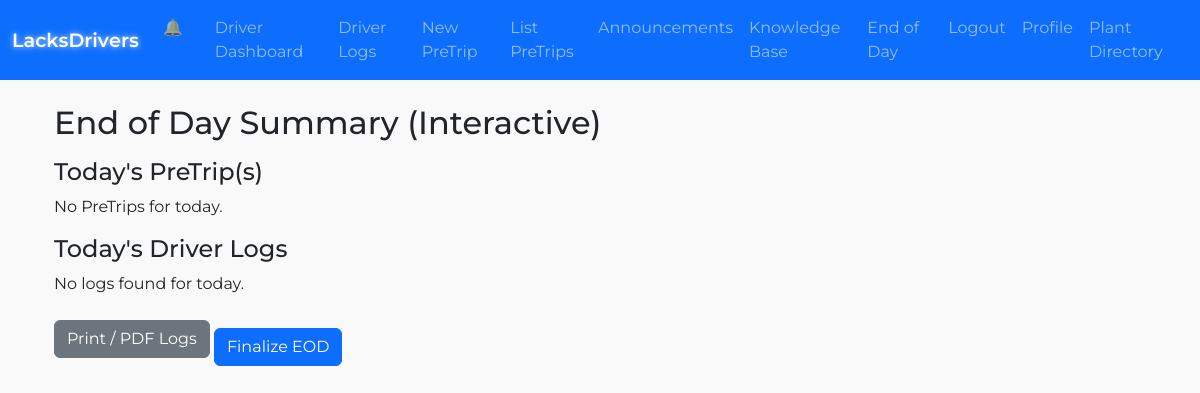
The page /end_of_day_summary (signed in) on the database as committed earlier.
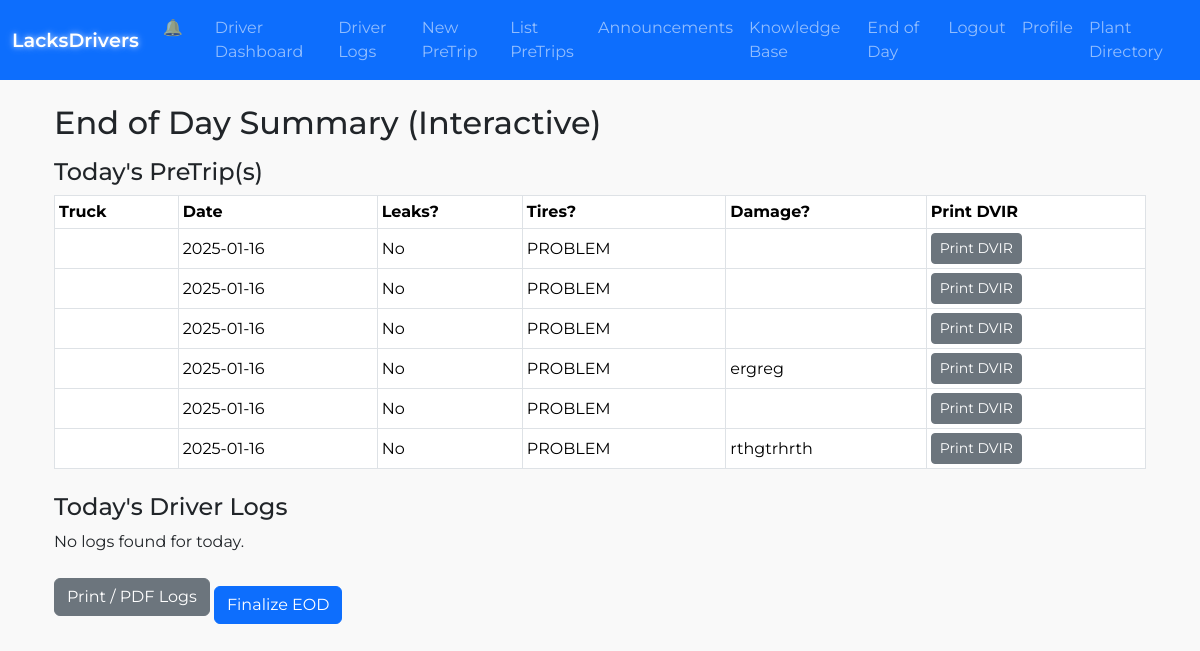
The same page on the database as committed later.
### lacksdrivers.py (models this page shows)
class PreTrip(db.Model):
    __tablename__ = "pretrip"
    id = db.Column(db.Integer, primary_key=True)
    user_id = db.Column(db.Integer, db.ForeignKey("user.id"), nullable=False)
    truck_number = db.Column(db.String(50))
    trailer_number = db.Column(db.String(50))
    pretrip_date = db.Column(db.Date, default=date.today)
    shift = db.Column(db.String(10))
    start_mileage = db.Column(db.Integer)
    cab_doors_windows = db.Column(db.Boolean, default=False)
    body_doors = db.Column(db.Boolean, default=False)
    oil_leak = db.Column(db.Boolean, default=False)
    grease_leak = db.Column(db.Boolean, default=False)
    coolant_leak = db.Column(db.Boolean, default=False)
    fuel_leak = db.Column(db.Boolean, default=False)
    gc_no_defects = db.Column(db.Boolean, default=False)
    gauges_warning = db.Column(db.Boolean, default=False)
    wipers = db.Column(db.Boolean, default=False)
    horn = db.Column(db.Boolean, default=False)
    heater_defroster = db.Column(db.Boolean, default=False)
    mirrors = db.Column(db.Boolean, default=False)
    seat_belts_steering = db.Column(db.Boolean, default=False)
    clutch = db.Column(db.Boolean, default=False)
    service_brakes = db.Column(db.Boolean, default=False)
    parking_brake = db.Column(db.Boolean, default=False)
    emergency_brakes = db.Column(db.Boolean, default=False)
    triangles = db.Column(db.Boolean, default=False)
    fire_extinguisher = db.Column(db.Boolean, default=False)
    safety_equipment = db.Column(db.Boolean, default=False)
    incab_no_defects = db.Column(db.Boolean, default=False)
    oil_level = db.Column(db.Boolean, default=False)
    coolant_level = db.Column(db.Boolean, default=False)
    belts = db.Column(db.Boolean, default=False)
    hoses = db.Column(db.Boolean, default=False)
    ec_no_defects = db.Column(db.Boolean, default=False)
    lights_working = db.Column(db.Boolean, default=False)
    reflectors = db.Column(db.Boolean, default=False)
    suspension = db.Column(db.Boolean, default=False)
    tires = db.Column(db.Boolean, default=False)
    wheels_rims = db.Column(db.Boolean, default=False)
    battery = db.Column(db.Boolean, default=False)
    exhaust = db.Column(db.Boolean, default=False)
    brakes = db.Column(db.Boolean, default=False)
    air_lines = db.Column(db.Boolean, default=False)
    light_line = db.Column(db.Boolean, default=False)
    fifth_wheel = db.Column(db.Boolean, default=False)
    coupling = db.Column(db.Boolean, default=False)
    tie_downs = db.Column(db.Boolean, default=False)
    rear_end_protection = db.Column(db.Boolean, default=False)
    exterior_no_defects = db.Column(db.Boolean, default=False)
    towed_bodydoors = db.Column(db.Boolean, default=False)
    towed_tiedowns = db.Column(db.Boolean, default=False)
    towed_lights = db.Column(db.Boolean, default=False)
    towed_reflectors = db.Column(db.Boolean, default=False)
    towed_suspension = db.Column(db.Boolean, default=False)
    towed_tires = db.Column(db.Boolean, default=False)
    towed_wheels = db.Column(db.Boolean, default=False)
    towed_brakes = db.Column(db.Boolean, default=False)
    towed_landing_gear = db.Column(db.Boolean, default=False)
    towed_kingpin = db.Column(db.Boolean, default=False)
    towed_fifthwheel = db.Column(db.Boolean, default=False)
    towed_othercoupling = db.Column(db.Boolean, default=False)
    towed_rearend = db.Column(db.Boolean, default=False)
    towed_no_defects = db.Column(db.Boolean, default=False)
    truck_type = db.Column(db.String(20))
    oil_system_status = db.Column(db.String(20), default="operational")
    tires_status = db.Column(db.String(20), default="operational")
    damage_report = db.Column(db.Text)
    created_at = db.Column(db.DateTime, default=datetime.utcnow)
    updated_at = db.Column(db.DateTime, onupdate=datetime.utcnow)
    posttrip = db.relationship("PostTrip", uselist=False, backref="pretrip")

### lacksdrivers.py (the view)
@app.route("/end_of_day_summary", methods=["GET","POST"])
@login_required
def end_of_day_summary():
    form = EndOfDayForm()
    if form.validate_on_submit():
        flash("Submitted End of Day Summary (interactive)!", "success")
        return redirect(url_for("dashboard"))
    local_tz = pytz.timezone("America/Detroit")
    today_local_date = datetime.now(local_tz).date()
    logs = DriverLog.query.filter_by(driver_id=current_user.id, date=today_local_date).all()
    drivers_logs = { current_user.username: logs }
    pretrips_today = PreTrip.query.filter_by(
        user_id=current_user.id, pretrip_date=today_local_date
    ).all()
    drivers_pretrips = { current_user.username: pretrips_today }
    return render_template(
        "end_of_day_summary.html",
        form=form,
        the_date=today_local_date,
        drivers_logs=drivers_logs,
        drivers_pretrips=drivers_pretrips
    )

### lacksdrivers.py (called while the page is built)
@app.context_processor
def inject_plant_addresses():
    return dict(PLANT_ADDRESSES=PLANT_ADDRESSES)

@login_manager.user_loader
def load_user(user_id):
    return User.query.get(int(user_id))

### templates/end_of_day_summary.html (shortened to what this page needs)
{% extends "base.html" %}
{% block content %}
<div class="container fade-in">
  <h2 class="mt-4 mb-3">End of Day Summary (Interactive)</h2>
  <form method="POST" action="{{ url_for('end_of_day_summary') }}">
    <h4>Today's PreTrip(s)</h4>
    {% if drivers_pretrips[current_user.username] %}
      <table class="table table-bordered table-sm mb-4">
        <thead>
          <tr>
            <th>Truck</th>
            <th>Date</th>
            <th>Leaks?</th>
            <th>Tires?</th>
            <th>Damage?</th>
            <th>Print DVIR</th>
          </tr>
        </thead>
        <tbody>
          {% for pt in drivers_pretrips[current_user.username] %}
          <tr>
            <td>{{ pt.truck_name }}</td>
            <td>{{ pt.pretrip_date }}</td>
            <td>
              {% if pt.oil_leak or pt.fuel_leak or pt.coolant_leak %}
                Yes
              {% else %}
                No
              {% endif %}
            </td>
            <td>{{ "OK" if pt.tires_ok else "PROBLEM" }}</td>
            <td>{{ pt.damage_report or "" }}</td>
            <td>
              <a
                href="{{ url_for('pretrip_printable', pretrip_id=pt.id) }}"
                class="btn btn-sm btn-secondary"
              >
                Print DVIR
              </a>
            </td>
          </tr>
          {% endfor %}
        </tbody>
      </table>
    {% else %}
      <p>No PreTrips for today.</p>
    {% endif %}
    <h4>Today's Driver Logs</h4>
    {% if drivers_logs[current_user.username] %}
      <table class="table table-bordered table-sm">
        <thead>
          <tr>
            <th>Plant</th>
            <th>Arrive</th>
            <th>Depart</th>
            <th>Load</th>
          </tr>
        </thead>
        <tbody>
          {% for log in drivers_logs[current_user.username] %}
          <tr>
            <td>{{ log.plant_name }}</td>
            <td>{{ log.arrive_time|to_local_time if log.arrive_time else '--' }}</td>
            <td>{{ log.depart_time|to_local_time if log.depart_time else '--' }}</td>
            <td>{{ log.load_size }}</td>
          </tr>
          {% endfor %}
        </tbody>
      </table>
    {% else %}
      <p>No logs found for today.</p>
    {% endif %}
    <a href="{{ url_for('driver_logs_print') }}" class="btn btn-secondary">
      Print / PDF Logs
    </a>
    <button type="submit" class="btn btn-primary mt-3">
      Finalize EOD
    </button>
  </form>
</div>
{% endblock %}

### templates/base.html (shortened to what this page needs)
<!DOCTYPE html>
<html lang="en">
<head>
  <link rel="stylesheet" href="{{ url_for('static', filename='style.css') }}">
  <link
    rel="stylesheet"
    href="https://cdn.jsdelivr.net/npm/bootstrap@5.3.1/dist/css/bootstrap.min.css"
  >
</head>
<body>
  <div id="pageContent">
    <nav class="navbar navbar-expand-md navbar-dark bg-primary py-2">
      <div class="container-fluid">
        {% if current_user.role == "management" %}
          <a class="navbar-brand glow-text openOverlayLink"
             data-url="{{ url_for('manager_bp.manager_dashboard') }}"
             href="#"
          >
            LacksDrivers (Manager)
          </a>
        {% else %}
          <a class="navbar-brand glow-text openOverlayLink"
             data-url="{{ url_for('dashboard') }}"
             href="#"
          >
          </a>
        {% endif %}
        <div class="collapse navbar-collapse" id="mainNavbar">
          <ul class="navbar-nav ms-auto">
            {% if current_user.role == "management" %}
              <li class="nav-item">
                <a class="nav-link openOverlayLink"
                   data-url="{{ url_for('manager_bp.manager_dashboard') }}"
                   href="#"
                >Manager Dashboard</a>
              </li>
              <li class="nav-item">
                <a class="nav-link openOverlayLink"
                   data-url="{{ url_for('logout') }}"
                   href="#"
                >Logout</a>
              </li>
            {% else %}
              <li class="nav-item d-none d-md-block me-3">
                <a class="nav-link openOverlayLink"
                   data-url="{{ url_for('recent_activity') }}"
                   href="#"
                >&#128276;</a>
              </li>
              <li class="nav-item">
                <a class="nav-link openOverlayLink"
                   data-url="{{ url_for('dashboard') }}"
                   href="#"
                >Driver Dashboard</a>
              </li>
              <li class="nav-item">
                <a class="nav-link openOverlayLink"
                   data-url="{{ url_for('driver_logs') }}"
                   href="#"
                >Driver Logs</a>
              </li>
              <li class="nav-item">
                <a class="nav-link openOverlayLink"
                   data-url="{{ url_for('new_pretrip') }}"
                   href="#"
                >New PreTrip</a>
              </li>
              <li class="nav-item">
                <a class="nav-link openOverlayLink"
                   data-url="{{ url_for('list_pretrips') }}"
                   href="#"
                >List PreTrips</a>
              </li>
              <li class="nav-item">
                <a class="nav-link openOverlayLink"
                   data-url="{{ url_for('announcements') }}"
                   href="#"
                >Announcements</a>
              </li>
              <li class="nav-item">
                <a class="nav-link openOverlayLink"
                   data-url="{{ url_for('knowledge_base') }}"
                   href="#"
                >Knowledge Base</a>
              </li>
              <li class="nav-item">
                <a class="nav-link openOverlayLink"
                   data-url="{{ url_for('end_of_day_summary') }}"
                   href="#"
                >End of Day</a>
              </li>
              <li class="nav-item">
                <a class="nav-link openOverlayLink"
                   data-url="{{ url_for('logout') }}"
                   href="#"
                >Logout</a>
              </li>
              <li class="nav-item">
                <a class="nav-link openOverlayLink"
                   data-url="{{ url_for('profile') }}"
                   href="#"
                >Profile</a>
              </li>
              <li class="nav-item">
                <a class="nav-link openOverlayLink"
                   data-url="{{ url_for('plant_directory') }}"
                   href="#"
                >Plant Directory</a>
              </li>
            {% endif %}
          </ul>
        </div>
      </div>
    </nav>
    <div class="container mt-4 fade-in">
      {% block content %}{% endblock %}
    </div>
  </div>
</body>
</html>

### static/css/images/style.css (style rules this page uses)
:root { --bs-primary: #1F3A93; --bs-secondary: #2ECC71; --bs-danger: #E74C3C; --bs-success: #27AE60; --bs-warning: #F39C12; --bs-info: #3498DB; --bs-light: #f8f9fa; --bs-dark: #2C3E50; }
table tr th, table tr td { vertical-align: middle; }

### templates/base.html (style rules this page uses)
body { font-family: 'Montserrat', sans-serif; background-color: #f9f9f9; margin: 0; padding: 0; }
.glow-text { font-weight: 700; color: #fff; position: relative; }
.navbar { transition: background-color 0.3s ease; }
.navbar-nav .nav-link { transition: color 0.2s ease; }
.fade-in { opacity: 0; animation: fadeInAnimation 0.6s forwards; }

Rows that differ between the two databases and show on the page:
now on this page (row edited): PreTrip: pretrip_date "2025-01-16", oil_leak "No", tires_ok "PROBLEM"
added PreTrip: pretrip_date "2025-01-16", oil_leak "No", tires_ok "PROBLEM"
added PreTrip: pretrip_date "2025-01-16", oil_leak "No", tires_ok "PROBLEM"
added PreTrip: pretrip_date "2025-01-16", oil_leak "No", tires_ok "PROBLEM", damage_report "ergreg"
added PreTrip: pretrip_date "2025-01-16", oil_leak "No", tires_ok "PROBLEM"
added PreTrip: pretrip_date "2025-01-16", oil_leak "No", tires_ok "PROBLEM", damage_report "rthgtrhrth"
Other text that changed with them:
text no longer shown: "No PreTrips for today."
text now shown: "Truck Date Leaks? Tires? Damage? Print DVIR"
